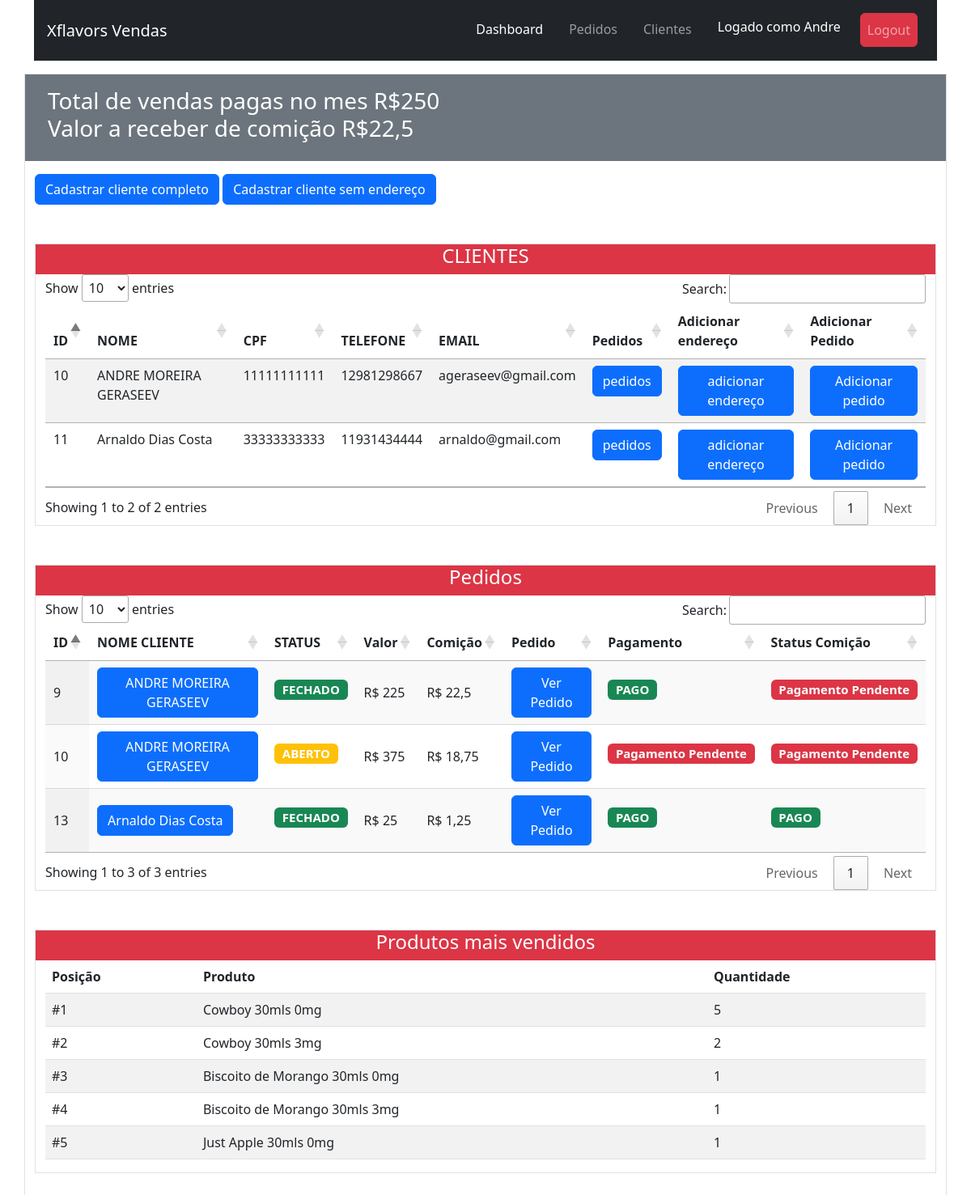
The page /dashboard (signed in) on the database its author committed.
### clientes/models.py (models this page shows, shortened)
class Cliente(models.Model):
    vendedor = models.ForeignKey(Vendedor, on_delete=models.CASCADE)
    nome = models.CharField(max_length=80)
    telefone = models.IntegerField(blank= True, null=True)
    email = models.EmailField(blank= True, null=True)
    cpf = models.IntegerField(blank=True, null=True)
    slug = models.SlugField(unique=True, blank=True, null=True)
    created_at = models.DateTimeField(auto_now_add=True, blank=True, null=True)
    updated_at = models.DateTimeField(auto_now=True, blank=True, null=True)

### pedidos/models.py (models this page shows, shortened)
class Pedido(models.Model):
    cliente = models.ForeignKey(Cliente, on_delete=models.CASCADE)
    vendedor = models.ForeignKey(Vendedor, on_delete=models.CASCADE)
    items = models.ManyToManyField(Item)
    created_at = models.DateTimeField(auto_now_add=True, blank=True, null=True)
    updated_at = models.DateTimeField(auto_now=True, blank=True, null=True)
    status = models.BooleanField(default=False)
    pagamento = models.BooleanField(default=False)
    primeira_compra = models.BooleanField(default=False)
    recebido = models.BooleanField(default=False)
    @property
    def valor_total(self):
        quantidade= sum([int(item.quantidade) for item in self.items.all()])
        if quantidade >=20 and quantidade  <=49:
            return 22 * quantidade
        elif quantidade >=50 and quantidade  <=99:
            return 10 * quantidade
        elif quantidade >=100 and quantidade  <=199:
            return 18 * quantidade
        elif quantidade >= 200:
            return 17 * quantidade
        else:
            return quantidade * 25
    @property
    def comicao(self):
        if self.primeira_compra == True:
            return  int(self.valor_total) * 0.10
        else:
            return int(self.valor_total) * 0.05

class Item(models.Model):
    produto = models.ForeignKey(Juice, on_delete=models.CASCADE)
    quantidade = models.PositiveIntegerField()
    created_at = models.DateTimeField(auto_now_add=True, blank=True, null=True)
    updated_at = models.DateTimeField(auto_now=True, blank=True, null=True)

### produtos/models.py (models this page shows)
class Juice(models.Model):
    NIC = (
        ("0mg", "0"),
        ("3mg", "3"),
        ("6mg", "6"),
        ("9mg", "9"),
        ("12mg", "12"),
    )
    nome = models.CharField(max_length=50)
    mls = models.IntegerField()
    mg = models.CharField(max_length= 4, choices = NIC,
        default ='0')
    valor = models.DecimalField(max_digits=8,decimal_places=2)
    descricao = models.TextField(max_length=800)
    criado = models.DateField(auto_now_add=True)
    updated = models.DateTimeField(auto_now=True)
    imagem = models.ImageField(upload_to='static/juices', null=True, blank=True)
    created_at = models.DateTimeField(auto_now_add=True, blank=True, null=True)
    updated_at = models.DateTimeField(auto_now=True, blank=True, null=True)
    def __str__(self):
        return self.nome + " " + str(self.mls) + "mls " + str(self.mg)

### vendedores/views.py (the view)
# urls.py: path('dashboard', dashboard, name='dashboard'),
@login_required
def dashboard(request):
    hoje = datetime.date.today()
    mes_atual = hoje.strftime('%m')
    clientes = Cliente.objects.filter(vendedor=request.user.id)
    pedidos = Pedido.objects.filter(vendedor=request.user.id)
    pedidos_pagos = Pedido.objects.filter(pagamento=True, vendedor=request.user.id, created_at__gte=datetime.date(2022,int(mes_atual),1), created_at__lte=datetime.date(2022,int(mes_atual),30))
    pedidos_comicao_nao_paga = Pedido.objects.filter(pagamento=True, vendedor=request.user.id, recebido=False)
    comicao_pendente = sum([pedido.comicao for pedido in pedidos_comicao_nao_paga])
    items = Item.objects.filter(pedido__vendedor=request.user.id, pedido__pagamento=True)
    item_p = {}
    for item in items:
        item_novo ={item.produto: item.quantidade}
        if item.produto in item_p:
            print("existe", item.produto)
            item_novo= {item.produto : item.quantidade + item_p[item.produto]}
            item_p.update(item_novo)
        else:
            item_p.update(item_novo)
    print(item_p)
    venda=  sum([pedido.valor_total for pedido in pedidos_pagos])
    context = {
        'item_p': item_p,
        'comicao_pendente':comicao_pendente,
        'venda':venda,
        'pedidos_pagos': pedidos_pagos,
        'pedidos': pedidos,
        'clientes': clientes}
    return render(request=request, template_name="dashboard.html",context = context)

### templates/dashboard.html (shortened to what this page needs)
{% extends 'base.html' %}
{% load static %}
{% block content %}
<link rel="stylesheet" type="text/css" href="https://cdn.datatables.net/1.13.1/css/jquery.dataTables.css">
<div class="container border my-3">
    <div class="row p-3 bg-secondary text-white">
        <div class="h3">
            Total de vendas pagas no mes R${{venda}}
            <br>
            Valor a receber de comição R${{comicao_pendente}}
        </div>
    </div>
    <div class=" my-3">
    <a class="btn btn-primary" href="/cadastro_com_endereco" role="button">Cadastrar cliente completo</a>
    <a class="btn btn-primary" href="/cadastro_sem_endereco" role="button">Cadastrar cliente sem endereço</a>
    </div>
    {% include 'partials/_clientes.html' %}
    {% include 'partials/_tabela_pedidos.html' %}
    {% include 'partials/_tabela_produtos_mais_vendidos.html' %}
{% endblock %}

### templates/partials/_navbar.html (shortened to what this page needs)
<div class="container">
	<nav class="navbar navbar-expand-lg navbar-dark bg-dark p-3">
  <a class="navbar-brand" href="#">Xflavors Vendas</a>
  <div class=" collapse navbar-collapse" id="navbarNavDropdown">
    <ul class="navbar-nav ms-auto ">
      <li class="nav-item">
        <a class="nav-link mx-2 active" aria-current="page" href="/dashboard">Dashboard</a>
      </li>
      <li class="nav-item">
        <a class="nav-link mx-2" href="/pedidos">Pedidos</a>
      </li>
      <li class="nav-item">
        <a class="nav-link mx-2" href="/clientes">Clientes</a>
      </li>
        <li class="nav-item mx-2">
          <h4 class="nav-link text-white align-self-center">Logado como {{ request.user.username }}</h4>
      </li>
      <li class="nav-item mx-2">
         <a class="btn nav-link btn-danger btn align-self-center  " href="{% url 'logout' %}">Logout</a>
      </li>
    </ul>
  </div>
</div>

### templates/partials/_clientes.html (shortened to what this page needs)
<div class="container my-5 border">
    <div class="row bg-danger"><h4 class="text-white text-center">CLIENTES</h4></div>
    <table class="table table-striped table-responsive" id="tabela_cliente">
        <thead>
        <tr>
            <th>ID</th>
            <th>NOME</th>
            <th>CPF</th>
            <th>TELEFONE</th>
            <th>EMAIL</th>
            <th>Pedidos</th>
            <th>Adicionar endereço</th>
            <th>Adicionar Pedido</th>
        </tr>
        </thead>
        <tbody>
        {% for cliente in clientes %}
        <tr>
            <td>{{ cliente.id }}</td>
            <td>{{ cliente.nome }}</td>
            <td>{{ cliente.cpf }}</td>
            <td>{{ cliente.telefone }}</td>
            <td>{{ cliente.email }}</td>
            <td><a name="" id="" class="btn btn-primary" href="/pedidos/{{cliente.id}}" role="button">pedidos</a></td>
            <td><a name="adicionar_endereço" id="adicionar_endereço" class="btn btn-primary"
                   href="cadastro_endereco/{{ cliente.id }}" role="button">adicionar endereço</a></td>
            <td>
                <form method="post" action="/pedidos/{{cliente.id}}">
                    <button type="submit" class="btn btn-primary">Adicionar pedido</button>
                </form>
            </td>
        </tr>
        {% endfor %}
        </tbody>
    </table>
</div>

### templates/partials/_tabela_pedidos.html (shortened to what this page needs)
<div class="container my-5 border">
        <div class="row bg-danger"><h4 class="text-white text-center">Pedidos</h4></div>
        <table class="display" id="tabela_pedido">
            <thead>
            <tr>
                <th>ID</th>
                <th>NOME CLIENTE</th>
                <th>STATUS</th>
                <th>Valor</th>
                <th>Comição</th>
                <th>Pedido</th>
                <th>Pagamento</th>
                <th>Status Comição</th>
            </tr>
            </thead>
            <tbody>
            {% for pedido in pedidos %}
            <tr>
                <td>{{ pedido.id }}</td>
                <td><a  class="btn btn-primary" href="/pedidos/{{ pedido.cliente.id }}" role="button">{{ pedido.cliente.nome }}</a></td>
                <td>{% if pedido.status == True %}<h5><span class="badge bg-success py-auto">FECHADO</span></h5>  {% else %}<h5><span class="badge bg-warning py-auto">ABERTO</span></h5>  {% endif %}</td>
                <td>R$ {{ pedido.valor_total }}</td>
                <td>R$ {{ pedido.comicao }}</td>
                <td><a name="" id="" class="btn btn-primary py-auto" href="/pedido/{{pedido.cliente.slug}}/{{pedido.id}}"
                       role="button">Ver Pedido</a></td>
                <td>{% if pedido.pagamento == False %}<h5><span class="badge bg-danger py-auto">Pagamento Pendente</span></h5> {% else %} <h5><span class="badge bg-success py-auto">PAGO</span></h5> {% endif %}</td>
                <td>{% if pedido.recebido == False %} <h5><span class="badge bg-danger py-auto">Pagamento Pendente</span></h5> {% else %} <h5><span class="badge bg-success py-auto">PAGO</span></h5> {% endif %}</td>
            </tr>
            {% endfor %}
            </tbody>
        </table>
    </div>

### templates/partials/_tabela_produtos_mais_vendidos.html
<div class="container my-5 border">
    <div class="row bg-danger"><h4 class="text-white text-center">Produtos mais vendidos</h4></div>
    <table class="table table-striped  table-responsive">
        <thead class="thead-inverse">
        <tr>
            <th>Posição</th>
            <th>Produto</th>
            <th>Quantidade</th>
        </tr>
        </thead>
        <tbody>
        {% for item, quantidade in item_p.items|dictsortreversed:-1 %}
        <tr>
            <td scope="row">#{{ forloop.counter }}</td>
            <td>{{item}}</td>
            <td>{{quantidade}}</td>
        </tr>
        {%endfor%}
        </tbody>
    </table>
</div>
</div>

### rows shown on the page
Cliente: id "10", nome "ANDRE MOREIRA GERASEEV", cpf "11111111111", telefone "12981298667", email "ageraseev@gmail.com"
Cliente: id "11", nome "Arnaldo Dias Costa", cpf "33333333333", telefone "11931434444", email "arnaldo@gmail.com"
Pedido: id "9", cliente.nome "ANDRE MOREIRA GERASEEV", status "FECHADO", valor_total "225", comicao "22,5", pagamento "PAGO", recebido "Pagamento Pendente"
Pedido: id "10", cliente.nome "ANDRE MOREIRA GERASEEV", status "ABERTO", valor_total "375", comicao "18,75", pagamento "Pagamento Pendente", recebido "Pagamento Pendente"
Pedido: id "13", cliente.nome "Arnaldo Dias Costa", status "FECHADO", valor_total "25", comicao "1,25", pagamento "PAGO", recebido "PAGO"
Juice: nome+mls+mg "Cowboy 30mls 0mg", quantidade "5"
Juice: nome+mls+mg "Cowboy 30mls 3mg", quantidade "2"
Juice: nome+mls+mg "Biscoito de Morango 30mls 0mg", id "1"
Juice: nome+mls+mg "Biscoito de Morango 30mls 3mg", quantidade "1"
Juice: nome+mls+mg "Just Apple 30mls 0mg", quantidade "1"

### other values the page prints
{{ request.user.username }} "Andre"
{{ venda }} "250"
{{ comicao_pendente }} "22,5"
